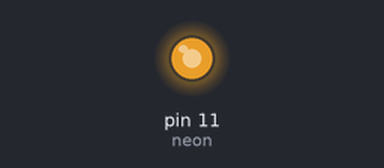
The sketch below on a simulated Arduino Uno, built with avr-gcc and run on an emulated ATmega328P. Parts: output pins drawn as LEDs (lit = HIGH). Random numbers use the default seed unless the sketch sets one.

Above: at 1.07 s.
At 6.45 s:
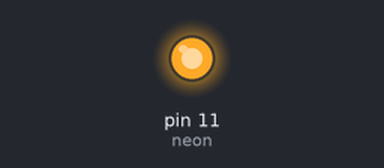
Timing chart, 0 to 40.0 s (numbered marks = the images above):
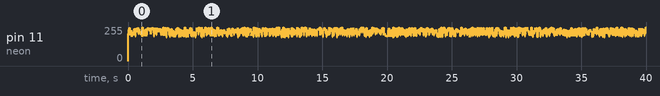

The sketch:

neon-candle.ino
```cpp
// neon candle

// neon transformer on digital pin 11~
const int neon = 11;

void setup() {
  pinMode(neon, OUTPUT);
}

void loop() {
  int brightness = random(180,255);

  analogWrite(neon, brightness);

  int pause = random(10,50);
  delay(pause);
}
```
